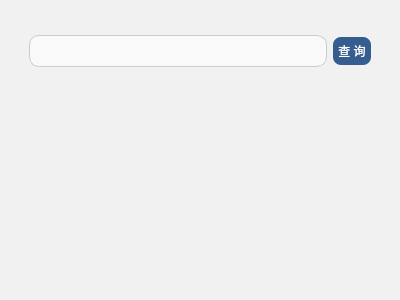
<?xml version="1.0" encoding="UTF-8"?>
<ui version="4.0">
 <class>AddFriends</class>
 <widget class="QDialog" name="AddFriends">
  <property name="geometry">
   <rect>
    <x>0</x>
    <y>0</y>
    <width>400</width>
    <height>300</height>
   </rect>
  </property>
  <property name="windowTitle">
   <string>Dialog</string>
  </property>
  <property name="styleSheet">
   <string notr="true">background-color: rgb(241, 241, 241)</string>
  </property>
  <layout class="QVBoxLayout" name="verticalLayout_2">
   <property name="leftMargin">
    <number>20</number>
   </property>
   <property name="topMargin">
    <number>20</number>
   </property>
   <property name="rightMargin">
    <number>20</number>
   </property>
   <property name="bottomMargin">
    <number>20</number>
   </property>
   <item>
    <widget class="QFrame" name="frame">
     <property name="styleSheet">
      <string notr="true">QFrame{
border-radius:10px
}</string>
     </property>
     <property name="frameShape">
      <enum>QFrame::WinPanel</enum>
     </property>
     <property name="frameShadow">
      <enum>QFrame::Plain</enum>
     </property>
     <layout class="QVBoxLayout" name="verticalLayout_3">
      <property name="leftMargin">
       <number>0</number>
      </property>
      <property name="topMargin">
       <number>0</number>
      </property>
      <property name="rightMargin">
       <number>0</number>
      </property>
      <property name="bottomMargin">
       <number>15</number>
      </property>
      <item>
       <widget class="DialogTitleBar" name="titleBar" native="true">
        <property name="styleSheet">
         <string notr="true">
#titleBar QPushButton{
	border-top-right-radius:10px;
}</string>
        </property>
       </widget>
      </item>
      <item>
       <widget class="QWidget" name="widget" native="true">
        <layout class="QHBoxLayout" name="horizontalLayout">
         <property name="bottomMargin">
          <number>0</number>
         </property>
         <item>
          <widget class="QLineEdit" name="nameInputEdit">
           <property name="styleSheet">
            <string notr="true">QLineEdit {
        border: 1px solid #ccc;
        border-radius: 10px;
        padding: 6px 10px;
        font-size: 14px;
        background-color: #f9f9f9;
    }
    QLineEdit:focus {
        border: 1px solid #0078d7;
        background-color: #ffffff;
    }</string>
           </property>
          </widget>
         </item>
         <item>
          <widget class="QPushButton" name="btnSelect">
           <property name="styleSheet">
            <string notr="true">/**正常情况下样式**/
QPushButton{
	font: 10pt &quot;微软雅黑&quot;;
    color: white;
    background-color: rgb(53, 93, 144);
	color: rgb(255, 255, 255);
    border-radius: 8px;
    border-style: none;
    border-width: 1px;
    padding: 5px;
}

/**鼠标停留在按钮上的样式**/
QPushButton::hover{	
    color: #FFFFFF;
    background-color: rgb(93, 125, 166);
    border-color: #2f3640;
}

/**鼠标按压下去的样式**/
QPushButton::pressed,QPushButton::checked{
    color: #FFFFFF;
    background-color: qlineargradient(spread:pad, x1:0, y1:0, x2:0, y2:1, stop:0 #273c75, stop:1 #487eb0);
}

/**按钮失能情况下样式**/
QPushButton::disabled{
    color: #FFFFFF;
    background-color: #dcdde1;
    border-color: #dcdde1;
}
</string>
           </property>
           <property name="text">
            <string>查 询</string>
           </property>
          </widget>
         </item>
        </layout>
       </widget>
      </item>
      <item>
       <widget class="QWidget" name="widget_2" native="true">
        <layout class="QVBoxLayout" name="verticalLayout">
         <property name="leftMargin">
          <number>6</number>
         </property>
         <property name="rightMargin">
          <number>6</number>
         </property>
         <item>
          <widget class="QListView" name="strangerList">
           <property name="styleSheet">
            <string notr="true">QListView {
    border: none;
}</string>
           </property>
          </widget>
         </item>
        </layout>
       </widget>
      </item>
     </layout>
    </widget>
   </item>
  </layout>
 </widget>
 <customwidgets>
  <customwidget>
   <class>DialogTitleBar</class>
   <extends>QWidget</extends>
   <header>View/Components/dialogtitlebar.h</header>
   <container>1</container>
  </customwidget>
 </customwidgets>
 <resources/>
 <connections/>
</ui>
